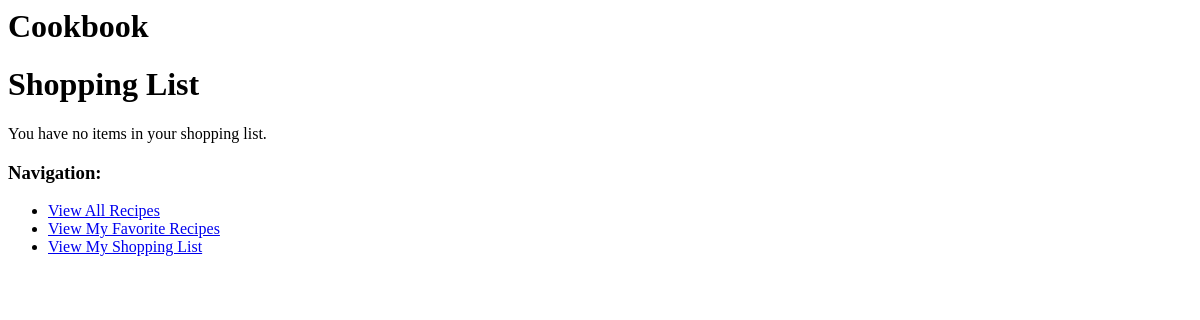
Page /shopping-list/ (signed in) on the earlier database version.
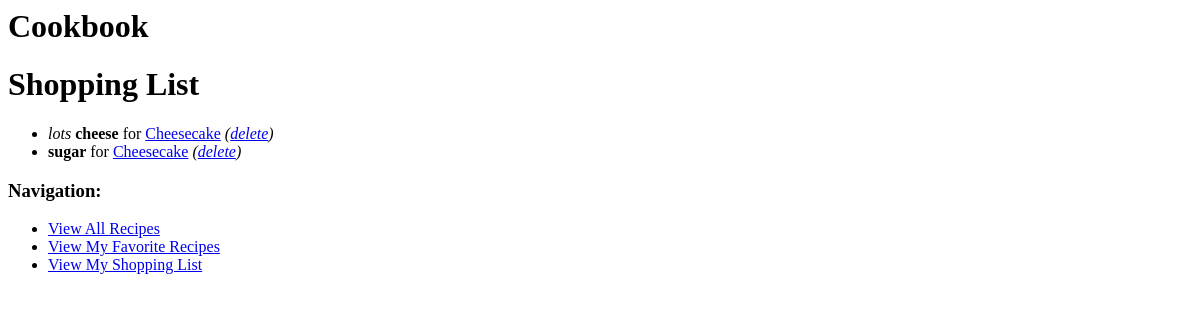
Same page on the later database version.
### cookbook/models.py (models this page shows, shortened)
class Ingredient(models.Model):
    recipe = models.ForeignKey(Recipe)
    order = models.IntegerField(blank=True, null=True)
    name = models.CharField(max_length=200)
    quantity = models.CharField(max_length=200, null=True, blank=True)
    needed_by = models.ManyToManyField(User, blank=True)
    class Meta:
        ordering = ["order"]

class Recipe(models.Model):
    title = models.CharField(max_length=200)
    description = models.TextField(null=True, blank=True)
    slug = models.SlugField()
    favorite_by = models.ManyToManyField(User, blank=True)

### cookbook/views.py (the view)
# urls.py: url(r'^shopping-list/$', 'cookbook.views.shopping_list'),
def shopping_list(request):
    needed_ingredients = Ingredient.objects.filter(needed_by=request.user)
    return render_to_response('recipes/shopping-list.html', {'ingredients': needed_ingredients})

### templates/recipes/shopping-list.html
{% extends "base.html" %}
{% block main_content %}
<h1>Shopping List</h1>
{% if ingredients|length > 0 %}
<ul>
  {% for i in ingredients %}
  <li>{% if i.quantity %}<em>{{ i.quantity }}</em> {% endif %}<strong>{{ i.name }}</strong> for <a href="/recipes/{{ i.recipe.slug }}/">{{ i.recipe.title }}</a> <em>(<a href="/shopping-list/{{ i.pk }}/delete/">delete</a>)</em></li>
  {% endfor %}
</ul>
{% else %}
<p>You have no items in your shopping list.</p>
{% endif %}
{% endblock %}

Differences in the rows shown:
now on this page (row edited): Ingredient: quantity "lots", name "cheese", recipe "Cheesecake"
now on this page (row edited): Ingredient: name "sugar", recipe "Cheesecake"
Other differences:
text no longer shown: "You have no items in your shopping list."
